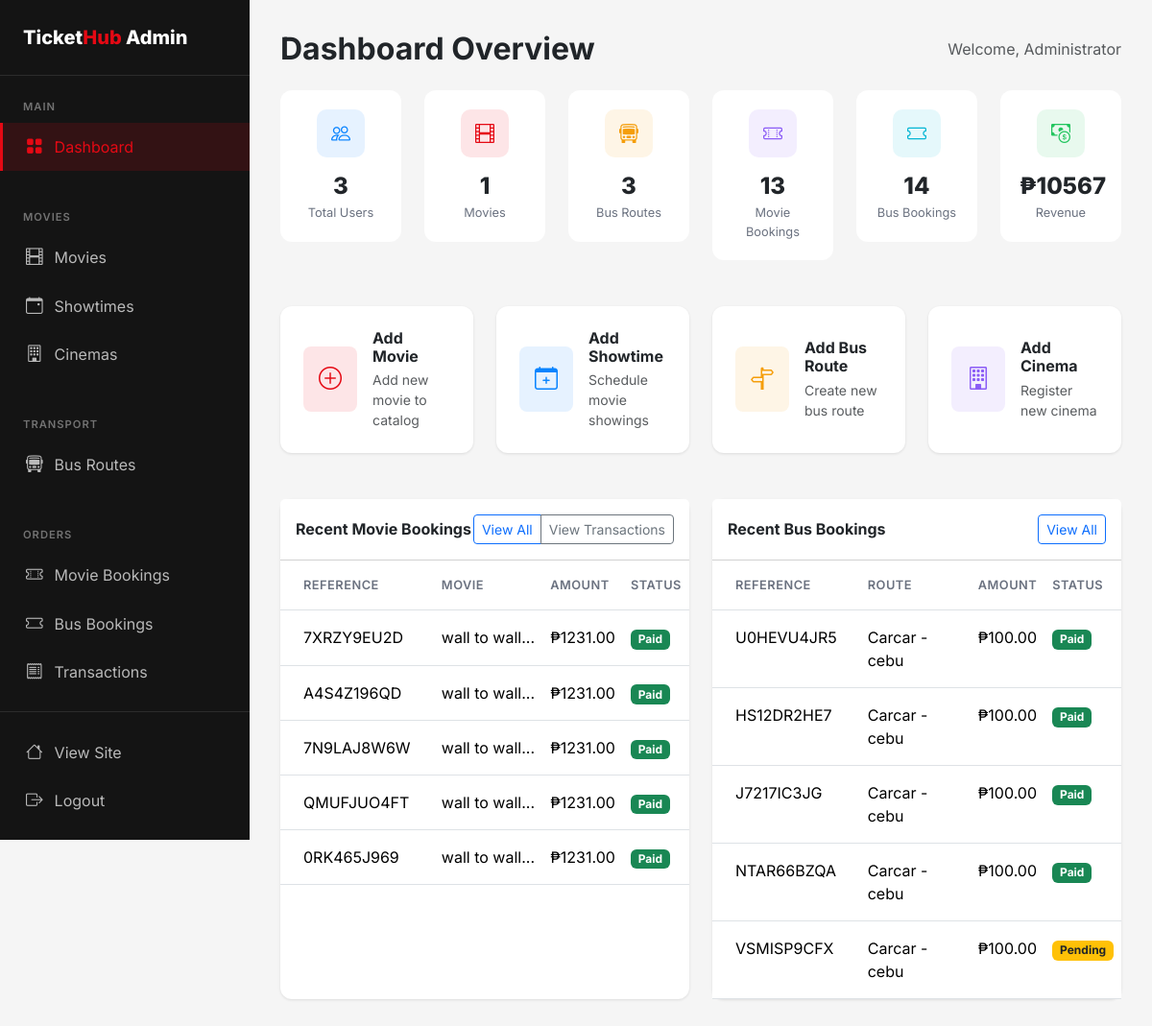
Page /admin (signed in) on the earlier database version.
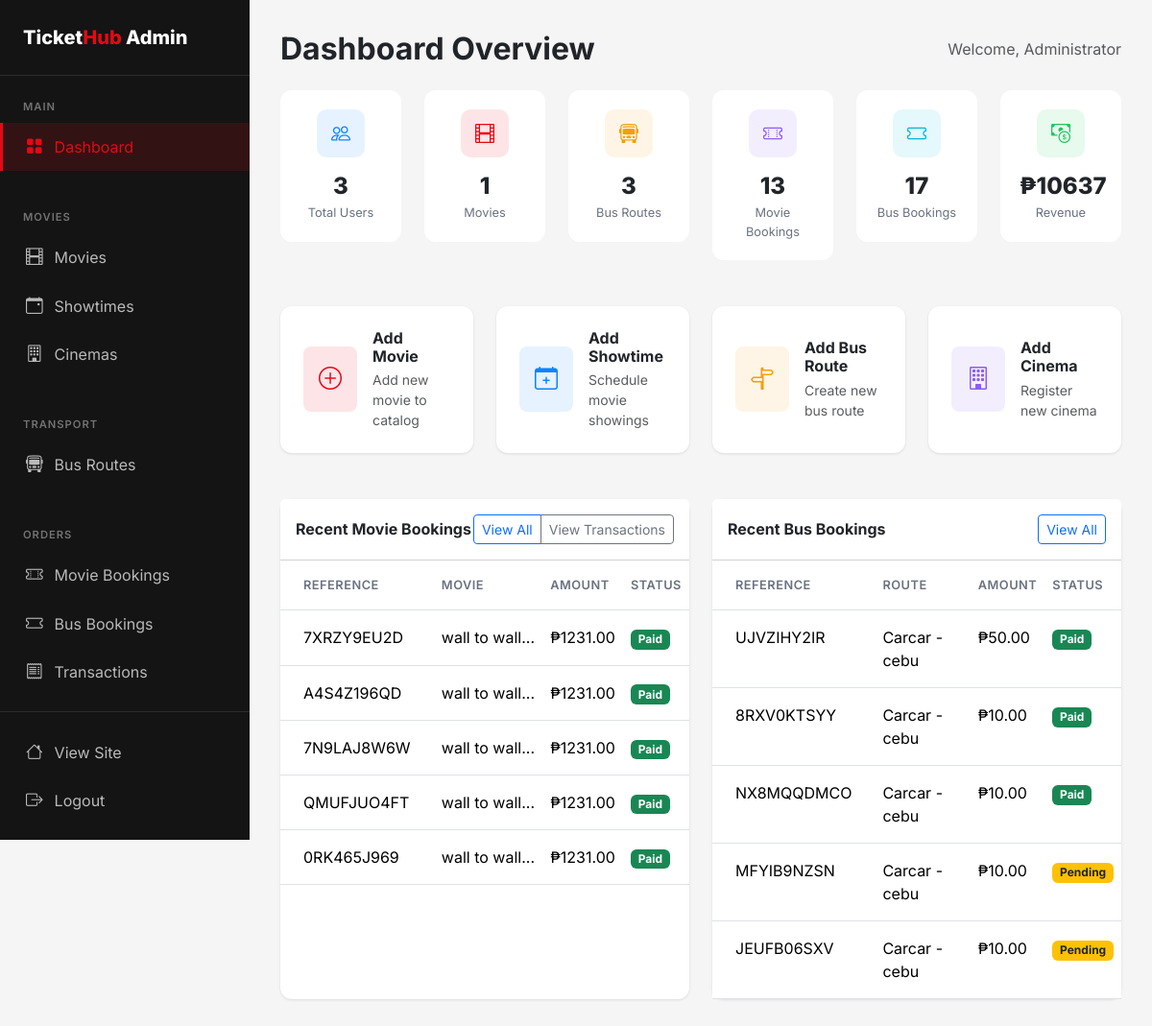
Same page on the later database version.
### flask_app/app.py (models this page shows)
class MovieBooking(db.Model):
    id = db.Column(db.Integer, primary_key=True)
    user_id = db.Column(db.Integer, db.ForeignKey('user.id'), nullable=False)
    showtime_id = db.Column(db.Integer, db.ForeignKey('showtime.id'), nullable=False)
    num_tickets = db.Column(db.Integer, nullable=False)
    seat_numbers = db.Column(db.String(200))
    total_amount = db.Column(db.Float, nullable=False)
    payment_status = db.Column(db.String(20), default='pending')  # pending, completed, failed, refunded
    payment_method = db.Column(db.String(20))     # 'card', 'gcash', 'paymaya', 'paypal'
    payment_reference = db.Column(db.String(255)) # PayMongo source/payment id
    booking_reference = db.Column(db.String(20), unique=True)
    is_verified = db.Column(db.Boolean, default=False, nullable=False)
    verified_at = db.Column(db.DateTime, nullable=True)
    created_at = db.Column(db.DateTime, default=datetime.utcnow)

class Movie(db.Model):
    id = db.Column(db.Integer, primary_key=True)
    title = db.Column(db.String(200), nullable=False)
    description = db.Column(db.Text)
    genre = db.Column(db.String(100))
    duration = db.Column(db.Integer)  # in minutes
    rating = db.Column(db.String(10))  # PG, PG-13, R, etc.
    poster_image = db.Column(db.String(255))
    trailer_url = db.Column(db.String(255))
    release_date = db.Column(db.Date)
    is_active = db.Column(db.Boolean, default=True)
    created_at = db.Column(db.DateTime, default=datetime.utcnow)
    showtimes = db.relationship('Showtime', backref='movie', lazy=True, cascade='all, delete-orphan')

class BusBooking(db.Model):
    id = db.Column(db.Integer, primary_key=True)
    user_id = db.Column(db.Integer, db.ForeignKey('user.id'), nullable=False)
    schedule_id = db.Column(db.Integer, db.ForeignKey('bus_schedule.id'), nullable=False)
    num_tickets = db.Column(db.Integer, nullable=False)
    seat_numbers = db.Column(db.String(200))
    passenger_names = db.Column(db.Text)
    total_amount = db.Column(db.Float, nullable=False)
    payment_status = db.Column(db.String(20), default='pending')  # pending, completed, failed, refunded
    payment_method = db.Column(db.String(20))     # 'card', 'gcash', 'paymaya', 'paypal'
    payment_reference = db.Column(db.String(255)) # PayMongo source/payment id
    booking_reference = db.Column(db.String(20), unique=True)
    is_verified = db.Column(db.Boolean, default=False, nullable=False)
    verified_at = db.Column(db.DateTime, nullable=True)
    created_at = db.Column(db.DateTime, default=datetime.utcnow)

class BusRoute(db.Model):
    id = db.Column(db.Integer, primary_key=True)
    origin = db.Column(db.String(100), nullable=False)
    destination = db.Column(db.String(100), nullable=False)
    bus_operator = db.Column(db.String(100))
    bus_type = db.Column(db.String(50))  # AC, Non-AC, Sleeper, etc.
    departure_time = db.Column(db.Time, nullable=False)
    arrival_time = db.Column(db.Time, nullable=False)
    duration = db.Column(db.String(50))
    price = db.Column(db.Float, nullable=False)
    total_seats = db.Column(db.Integer, default=40)
    amenities = db.Column(db.String(255))  # WiFi, Charging, etc.
    is_active = db.Column(db.Boolean, default=True)
    schedules = db.relationship('BusSchedule', backref='route', lazy=True)

### flask_app/app.py (the view)
@app.route('/admin')
@login_required
@admin_required
def admin_dashboard():
    completed_statuses = ['completed', 'paid']
    movie_count = MovieBooking.query.filter(MovieBooking.payment_status.in_(completed_statuses)).count()
    bus_count = BusBooking.query.filter(BusBooking.payment_status.in_(completed_statuses)).count()
    movie_revenue = sum([b.total_amount for b in MovieBooking.query.filter(MovieBooking.payment_status.in_(completed_statuses)).all()])
    bus_revenue = sum([b.total_amount for b in BusBooking.query.filter(BusBooking.payment_status.in_(completed_statuses)).all()])
    stats = {
        'total_users': User.query.count(),
        'total_movies': Movie.query.count(),
        'total_bus_routes': BusRoute.query.count(),
        'movie_bookings': movie_count,
        'bus_bookings': bus_count,
        'total_revenue': float(movie_revenue + bus_revenue)
    }
    recent_movie_bookings = MovieBooking.query.order_by(MovieBooking.created_at.desc()).limit(5).all()
    recent_bus_bookings = BusBooking.query.order_by(BusBooking.created_at.desc()).limit(5).all()
    return render_template('admin/dashboard.html', stats=stats,
                         recent_movie_bookings=recent_movie_bookings,
                         recent_bus_bookings=recent_bus_bookings)

### flask_app/app.py (called while the page is built)
@app.after_request
def add_no_cache_headers(response):
    if request.endpoint != 'static':
        response.headers['Cache-Control'] = 'no-store, no-cache, must-revalidate, private, max-age=0'
        response.headers['Pragma'] = 'no-cache'
        response.headers['Expires'] = '0'
    return response

@login_manager.user_loader
def load_user(user_id):
    return User.query.get(int(user_id))

def admin_required(f):
    @wraps(f)
    def decorated_function(*args, **kwargs):
        if not current_user.is_authenticated or not current_user.is_admin:
            flash('You need admin access for this action.', 'error')
            return redirect(url_for('index'))
        return f(*args, **kwargs)
    return decorated_function

### flask_app/templates/admin/dashboard.html (shortened to what the changed rows need)
{% extends 'admin/base.html' %}
{% block admin_content %}
<div class="d-flex justify-content-between align-items-center mb-4">
    <h2 class="fw-bold mb-0">Dashboard Overview</h2>
</div>
<div class="row g-4 mb-5">
    <div class="col-md-6 col-lg-4 col-xl-2">
        <div class="stat-card">
            <div class="stat-icon" style="background: rgba(6, 182, 212, 0.1);">
                <i class="bi bi-ticket" style="color: #06B6D4;"></i>
            </div>
            <div class="stat-value">{{ stats.bus_bookings }}</div>
            <div class="stat-label">Bus Bookings</div>
        </div>
    </div>
    <div class="col-md-6 col-lg-4 col-xl-2">
        <div class="stat-card">
            <div class="stat-icon" style="background: rgba(34, 197, 94, 0.1);">
                <i class="bi bi-cash-coin" style="color: #22C55E;"></i>
            </div>
            <div class="stat-value">₱{{ "%.0f"|format(stats.total_revenue) }}</div>
            <div class="stat-label">Revenue</div>
        </div>
    </div>
</div>
<div class="row g-4">
    <div class="col-lg-6">
        <div class="card h-100">
            <div class="card-body p-0">
                {% if recent_movie_bookings %}
                    <div class="table-responsive">
                        <table class="table table-hover mb-0">
                            <thead class="bg-light">
                                <tr>
                                    <th class="px-4 py-3">Reference</th>
                                    <th class="py-3">Movie</th>
                                    <th class="py-3">Amount</th>
                                    <th class="py-3">Status</th>
                                </tr>
                            </thead>
                            <tbody>
                                {% for booking in recent_movie_bookings %}
                                <tr>
                                    <td class="px-4 py-3">{{ booking.booking_reference }}</td>
                                    <td class="py-3">{{ booking.showtime.movie.title[:20] }}...</td>
                                    <td class="py-3">₱{{ "%.2f"|format(booking.total_amount) }}</td>
                                    <td class="py-3">
                                        {% if booking.payment_status in ['completed','paid'] %}
                                            <span class="badge bg-success">Paid</span>
                                        {% else %}
                                            <span class="badge bg-warning text-dark">Pending</span>
                                        {% endif %}
                                    </td>
                                </tr>
                                {% endfor %}
                            </tbody>
                        </table>
                    </div>
                {% else %}
                    <div class="text-center py-4">
                        <p class="text-muted mb-0">No movie bookings yet</p>
                    </div>
                {% endif %}
            </div>
        </div>
    </div>
    <div class="col-lg-6">
        <div class="card h-100">
            <div class="card-body p-0">
                {% if recent_bus_bookings %}
                    <div class="table-responsive">
                        <table class="table table-hover mb-0">
                            <thead class="bg-light">
                                <tr>
                                    <th class="px-4 py-3">Reference</th>
                                    <th class="py-3">Route</th>
                                    <th class="py-3">Amount</th>
                                    <th class="py-3">Status</th>
                                </tr>
                            </thead>
                            <tbody>
                                {% for booking in recent_bus_bookings %}
                                <tr>
                                    <td class="px-4 py-3">{{ booking.booking_reference }}</td>
                                    <td class="py-3">{{ booking.schedule.route.origin }} - {{ booking.schedule.route.destination }}</td>
                                    <td class="py-3">₱{{ "%.2f"|format(booking.total_amount) }}</td>
                                    <td class="py-3">
                                        {% if booking.payment_status in ['completed','paid'] %}
                                            <span class="badge bg-success">Paid</span>
                                        {% else %}
                                            <span class="badge bg-warning text-dark">Pending</span>
                                        {% endif %}
                                    </td>
                                </tr>
                                {% endfor %}
                            </tbody>
                        </table>
                    </div>
                {% else %}
                    <div class="text-center py-4">
                        <p class="text-muted mb-0">No bus bookings yet</p>
                    </div>
                {% endif %}
            </div>
        </div>
    </div>
</div>
{% endblock %}

Differences in the rows shown:
no longer on this page (row unchanged): BusBooking: booking_reference "U0HEVU4JR5", schedule.route.origin "Carcar", schedule.route.destination "cebu", total_amount "100.00", payment_status "Paid"
no longer on this page (row unchanged): BusBooking: booking_reference "HS12DR2HE7", schedule.route.origin "Carcar", schedule.route.destination "cebu", total_amount "100.00", payment_status "Paid"
no longer on this page (row unchanged): BusBooking: booking_reference "J7217IC3JG", schedule.route.origin "Carcar", schedule.route.destination "cebu", total_amount "100.00", payment_status "Paid"
no longer on this page (row unchanged): BusBooking: booking_reference "NTAR66BZQA", schedule.route.origin "Carcar", schedule.route.destination "cebu", total_amount "100.00", payment_status "Paid"
no longer on this page (row unchanged): BusBooking: booking_reference "VSMISP9CFX", schedule.route.origin "Carcar", schedule.route.destination "cebu", total_amount "100.00", payment_status "Pending"
added BusBooking: booking_reference "UJVZIHY2IR", schedule.route.origin "Carcar", schedule.route.destination "cebu", total_amount "50.00", payment_status "Paid"
added BusBooking: booking_reference "8RXV0KTSYY", schedule.route.origin "Carcar", schedule.route.destination "cebu", total_amount "10.00", payment_status "Paid"
added BusBooking: booking_reference "NX8MQQDMCO", schedule.route.origin "Carcar", schedule.route.destination "cebu", total_amount "10.00", payment_status "Paid"
added BusBooking: booking_reference "MFYIB9NZSN", schedule.route.origin "Carcar", schedule.route.destination "cebu", total_amount "10.00", payment_status "Pending"
added BusBooking: booking_reference "JEUFB06SXV", schedule.route.origin "Carcar", schedule.route.destination "cebu", total_amount "10.00", payment_status "Pending"
Other differences:
{{ stats.bus_bookings }}: "14" → "17"
{{ "%.0f"|format(stats.total_revenue) }}: "10567" → "10637"
